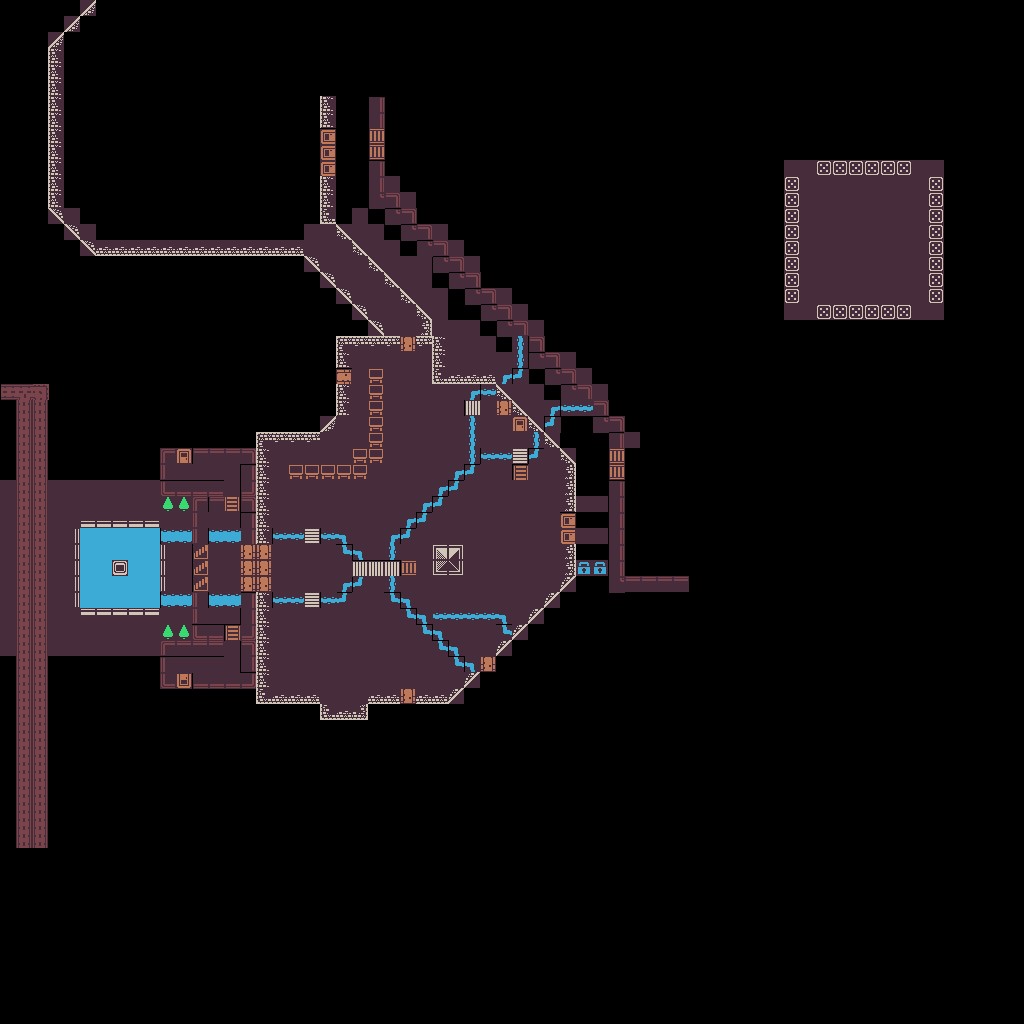

A level layout from a 2D game, rendered from its tile map. Below: a short description, then the map file with tile-grid data replaced by summaries:
An orthogonal 64x64 tile map with 16x16 px tiles, 1 tile layer (Tile Layer 1) and 10 objects.

<map version="1.9" tiledversion="1.9.2" orientation="orthogonal" renderorder="right-down" width="64" height="64" tilewidth="16" tileheight="16" infinite="0" nextlayerid="3" nextobjectid="13">
 <tileset firstgid="1" source="test_kenney.tsx" />
 <layer id="1" name="Tile Layer 1" width="64" height="64">
  <data>[4096 cells, 882 non-empty, 40 distinct tile ids]</data>
 </layer>
 <objectgroup id="2" name="Labels">
  <object id="1" x="828.667" y="215.167" width="74.5" height="44">
   <text wrap="1" color="#ffffff" halign="center">Disco Encounter</text>
  </object>
  <object id="4" x="49.5" y="453.5" width="83" height="19">
   <text wrap="1" color="#ffffff">Taxi Bay</text>
  </object>
  <object id="5" x="271" y="443.5" width="70" height="36">
   <text fontfamily="MS Shell Dlg 2" pixelsize="12" wrap="1" color="#ffffff" halign="center">Reception/Registration</text>
  </object>
  <object id="6" x="323" y="664.5" width="40" height="40.5">
   <text wrap="1" color="#ffffff" halign="center">Bell Desk</text>
  </object>
  <object id="7" x="85.8333" y="117.167" width="102.333" height="19">
   <text wrap="1" color="#ffffff">Hotel Rooms</text>
  </object>
  <object id="8" x="336.667" y="244.333" width="102.333" height="19" rotation="44">
   <text fontfamily="MS Shell Dlg 2" pixelsize="12" wrap="1" color="#ffffff">Path to Hotel</text>
  </object>
  <object id="9" x="361.667" y="217.833" width="81.0171" height="19" rotation="44">
   <text fontfamily="MS Shell Dlg 2" pixelsize="12" wrap="1" color="#ffffff">Casino Balcony</text>
  </object>
  <object id="10" x="445.5" y="342.5" width="42.5" height="32">
   <text fontfamily="MS Shell Dlg 2" pixelsize="12" wrap="1" color="#ffffff" halign="center">Casino Cage</text>
  </object>
  <object id="11" x="432" y="547" width="49" height="41.5">
   <text wrap="1" color="#ffffff" halign="center">Lobby Bar</text>
  </object>
  <object id="12" x="951" y="504" width="70" height="36">
   <text fontfamily="MS Shell Dlg 2" pixelsize="12" wrap="1" color="#ffffff" halign="center">Main Show Stage</text>
  </object>
 </objectgroup>
</map>
